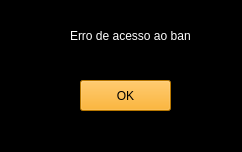
<?xml version="1.0" encoding="UTF-8"?>
<ui version="4.0">
 <class>MainWindow</class>
 <widget class="QMainWindow" name="MainWindow">
  <property name="geometry">
   <rect>
    <x>0</x>
    <y>0</y>
    <width>242</width>
    <height>152</height>
   </rect>
  </property>
  <property name="windowTitle">
   <string>MainWindow</string>
  </property>
  <property name="styleSheet">
   <string notr="true">background-color: rgb(0, 0, 0);</string>
  </property>
  <widget class="QWidget" name="centralwidget">
   <widget class="QLabel" name="label">
    <property name="geometry">
     <rect>
      <x>70</x>
      <y>20</y>
      <width>121</width>
      <height>31</height>
     </rect>
    </property>
    <property name="styleSheet">
     <string notr="true">color:white;background-color:none</string>
    </property>
    <property name="text">
     <string>Erro de acesso ao banco </string>
    </property>
   </widget>
   <widget class="QPushButton" name="pushButton">
    <property name="geometry">
     <rect>
      <x>80</x>
      <y>80</y>
      <width>91</width>
      <height>31</height>
     </rect>
    </property>
    <property name="styleSheet">
     <string notr="true">background-color:orange</string>
    </property>
    <property name="text">
     <string>OK</string>
    </property>
   </widget>
  </widget>
  <widget class="QMenuBar" name="menubar">
   <property name="geometry">
    <rect>
     <x>0</x>
     <y>0</y>
     <width>242</width>
     <height>21</height>
    </rect>
   </property>
  </widget>
  <widget class="QStatusBar" name="statusbar"/>
 </widget>
 <resources/>
 <connections/>
</ui>
